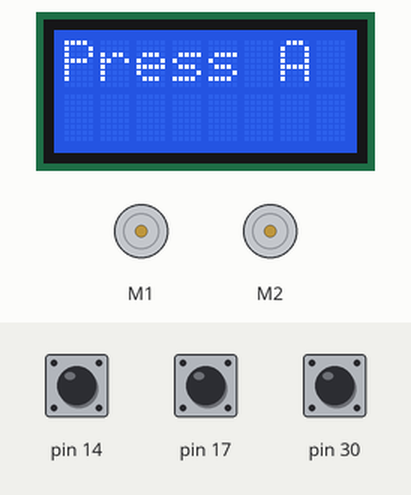
Simulated run of this sketch. Board: Arduino Leonardo, built with avr-gcc and run on an emulated ATmega32U4. Shown: 8×2 character LCD, 2 × DC motor (green arrow = forward, orange = backward, longer = faster). Inputs (shaded band) come from the test bench; at power-on: pin 14 HIGH, pin 17 HIGH, pin 30 HIGH.

Above: at 0.8 s.
0.9 s: pin 14 pulled LOW for 0.15 s
At 1.7 s:
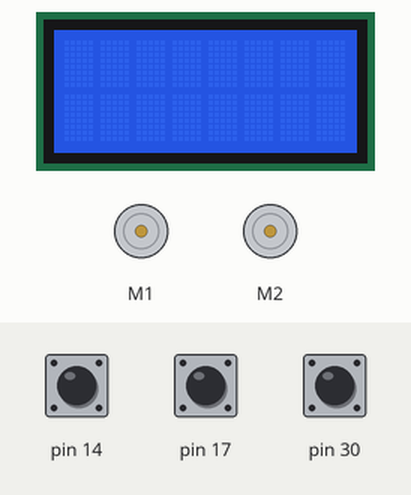
2.5 s: pin 14 pulled LOW for 1 s
At 3.2 s:
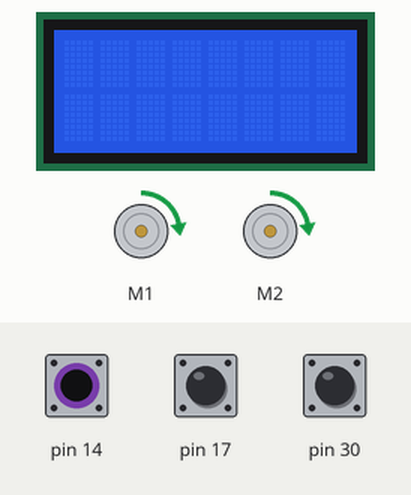
Timing chart, 0 to 5.5 s (numbered marks = the images above; inputs shaded):
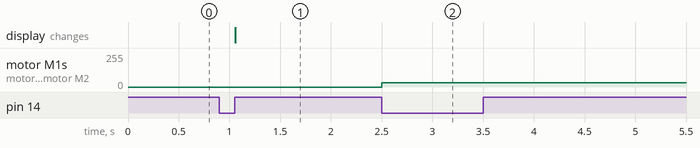

Measured:
- after the input at 0.9 s, the display: changes after 0.16 s (image 1)
- after the input at 2.5 s, motor M1, motor M2: stopped → forward 31/255 at once

The sketch:

mech03.ino
```cpp
// モーター動作のサンプルプログラム2　
#include <Zumo32U4.h>

Zumo32U4Motors  motors;   // モーターのオブジェクト変数
Zumo32U4ButtonA buttonA;  // ボタンAのオブジェクト変数
Zumo32U4ButtonB buttonB;  // ボタンBのオブジェクト変数
Zumo32U4ButtonC buttonC;  // ボタンCのオブジェクト変数
Zumo32U4LCD lcd;          // LCDのオブジェクト変数

int motor_speed = 50;     // モーターの回転速度
int buttonA_state = 0;    // ボタンAの状態
int buttonB_state = 0;    // ボタンBの状態
int buttonC_state = 0;    // ボタンCの状態

void setup(){
  lcd.clear();
  lcd.print(F("Press A"));
  buttonA.waitForButton();
  lcd.clear();
}

void loop(){
  // ボタンAを押すと前進方向にモーター回転開始
  buttonA_state = buttonA.isPressed();
  while(buttonA_state == 1){
    motors.setSpeeds(motor_speed, motor_speed);
    // ボタンBを押すとモーター加速
    if(buttonB.getSingleDebouncedPress()){
      motor_speed += 10;
    }
    // ボタンを押すとモーター減速
    if(buttonC.getSingleDebouncedPress()){
      motor_speed -= 10;
    }
  }
}
```
